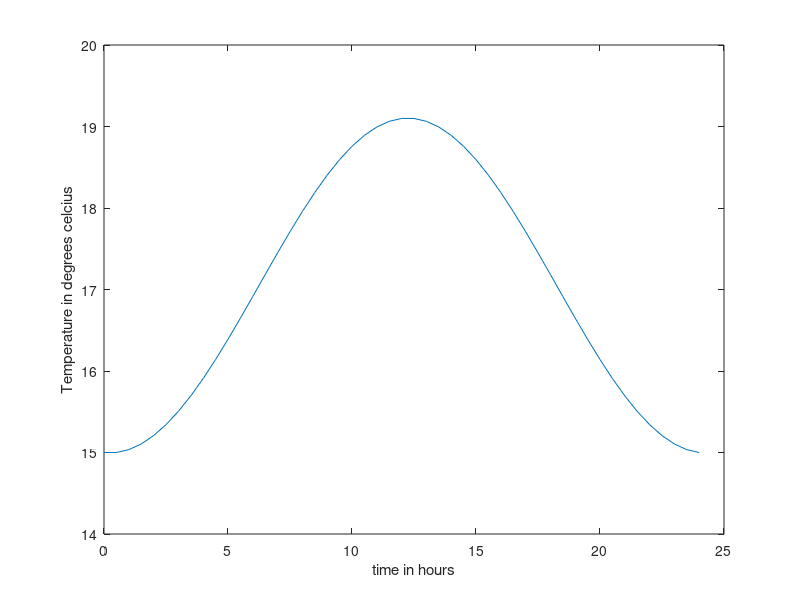

This figure's MATLAB source:
%% Geometric parameters
Width = 4; % in meters
Length = 4; % in meters
Height = 4; % in meters
thickness = 1;            % m (thickness of walls)
V = Width * Length * Height; % in m^3
A = 2*Length*Width + 2 * Length * Height + 2* Width * Height; % in m^2

%% Initial temperature distribution
rho_air = 1.2;          % kg/m^3 (density of air)
specific_heat_air = 1005;   % J/(kg*K) (specific heat capacity of air)
thermal_conductivity = 0.024; % W/(m*K) (thermal conductivity of air)
R_wall = 1/specific_heat_air + thickness/thermal_conductivity + 1/specific_heat_air; % m^2*K/W (thermal resistance of walls)


%% Thermodynamical Properties

T_in = 15; % in degrees celcius

m = rho_air*V;
t = 0:0.5:24;
t = t.*3600;
dt = 0.5*3600;

T_room = [1:numel(t)];
T_room(1) = T_in;

for i = 1:(numel(t)-1)
    T_out = 15 + 5*sin(2*pi*t(i)/(24*3600)); % in degrees celcius
    dT = T_out-T_in;
    Q_in = dt*A*dT/R_wall;	% Heat transfer due to temperature difference
    Q_r(i) = T_room(i).*m*specific_heat_air;
    Q_new(i) = Q_r(i) + Q_in;
    T_room(i+1) = Q_new(i)/(m*specific_heat_air);
end
    
plot(t/3600,T_room)
hold on
plot(t/3600,T_out,'--')
xlabel('time in hours')
ylabel('Temperature in degrees celcius')

